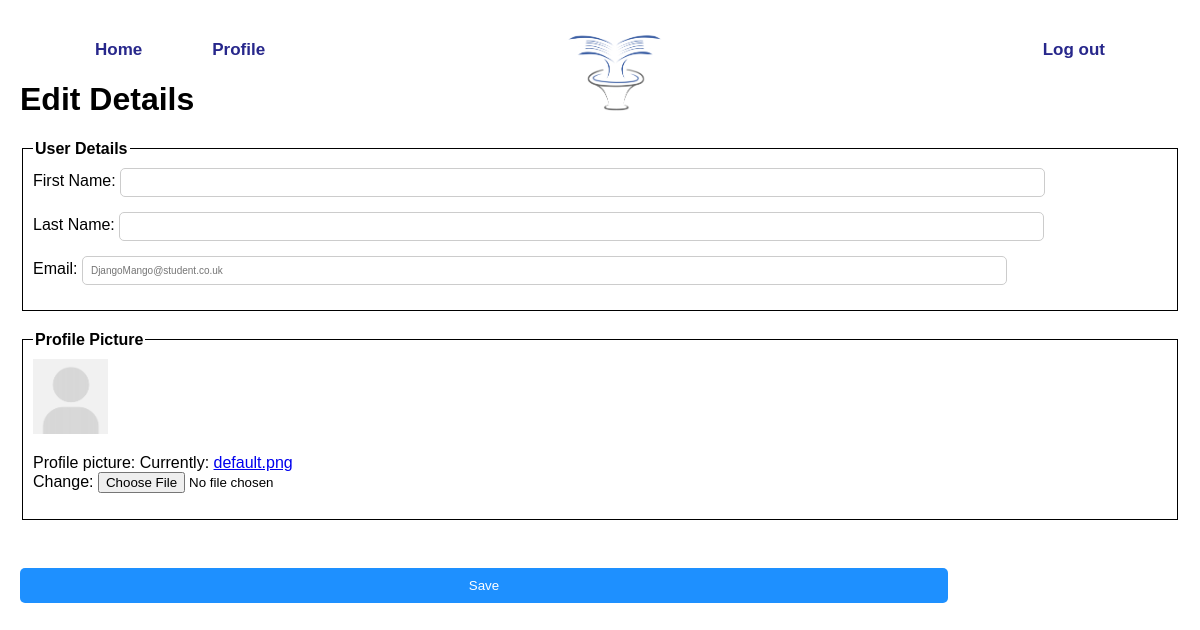
The page /settings/ (signed in) on the database its author committed.
### userProfile/models.py (models this page shows, shortened)
class Profile(models.Model):
    user = models.OneToOneField(User, on_delete=models.CASCADE)
    first_name = models.CharField(max_length=255)
    last_name = models.CharField(max_length=255)
    user_email = models.CharField(max_length=255)
    user_type = models.CharField(max_length=255)
    profile_picture = models.ImageField(upload_to='media', default='default.png')

### userProfile/views.py (the view, shortened to what this page needs)
# urls.py: path("settings/", views.settingsPage, name="user settings"), #<- profile settings
@login_required(login_url="")
def settingsPage(request) :
    current_user = request.user
    user = Profile.objects.get(user = current_user)
    form = ProfilePicture(instance=user)
    context = {"form" : form, "user" : user}
    return render(request, "settings.html", context)

### userProfile/forms.py
class ProfilePicture(ModelForm):
    class Meta:
        model = Profile
        fields = ('profile_picture',)

### groupproject/templates/settings.html (shortened to what this page needs)
<!DOCTYPE html>
<html lang="en">
<head>
    {% load static %}
    <link rel="stylesheet" type = "text/css" href="{%static 'settings.css' %}">
</head>
<body class = "settings-design">
    <header>
    <div class = "logo">
      <img src="{% static 'logo.png' %}"  alt="Logo" class="logo-img">
   </div>
    <div class = "inner-main-nav">
      <ul>
        <li><a href="#">Home </a></li>
        <li><a href="{% url 'profile' %}">Profile </a></li>
        <li><a href="#">Log out </a></li>
      </ul>
    </div>
    </header>
    <h1>Edit Details</h1>
    <fieldset>
    <legend>User Details</legend>
        <form method="POST" name="change-user-details" action="" enctype="multipart/form-data">
        First Name:
        <input type="text" class = "text-input" name="f_name" placeholder="{{user.first_name}}">
        <br>
        Last Name:
        <input type="text" class = "text-input" name="l_name" placeholder="{{user.last_name}}">
        <br>
        Email:
        <input type="text" class = "text-input" name="email" placeholder="{{user.user.email}}">
        <br>
        </fieldset>
        <fieldset>
        <legend> Profile Picture </legend>
          <img src="{{ user.profile_picture.url }}" alt="Current profile picture" width="75" height="75">
         {{form.as_p}}
         </fieldset>
        <br>
        <input type ="submit" value="Save">
        <br>
    <br>
</body>
</html>

### groupproject/static/settings.css (style rules this page uses)
.settings-design { font-family: Arial, sans-serif; background-color: white; padding: 20px; }
fieldset { font-family: Arial, sans-serif; margin-bottom: 20px; border: 1px solid black; padding: 10px; }
legend { font-weight: bold; }
.text-input, .password-input, .file-input { border: 1px solid #ccc; width: 80%; padding: 8px; border-radius: 5px; font-size: 10px; margin-right: 20px; margin-bottom: 15px }
input[type="submit"], .exit-button, .custom-file-input-label { width: 80%; background-color: #1e90ff; color: white; padding: 10px 20px; border: none; border-radius: 5px; cursor: pointer; margin-top: 10px; display: inline-block; }

### groupproject/templates/settings.html (style rules this page uses)
body { font-family: Arial, sans-serif; margin: 0; padding: 0; background-color: #fafafa; }
.inner-main-nav { max-width: 1170px; margin: auto; padding: -10px 20px; }
.inner-main-nav ul { text-align: right; margin: 0; padding: 20px 40px; }
.inner-main-nav ul li { float: none; display: inline-block; }
.inner-main-nav ul li:nth-child(1), .inner-main-nav ul li:nth-child(2), .inner-main-nav ul li:nth-child(3) { float: left; }
.inner-main-nav ul li:last-child { float: right; }
.inner-main-nav ul li a { margin: -10px 35px; font-family: Arial, Helvetica, sans-serif; font-weight: bold; color: #27278b; text-decoration: none; font-size: 17px; }
.logo { width: 70px; height: 50px; position: absolute; left: 50%; transform: translateX(-50%); top: -5px; }
.logo-img { width: 100px; height: 100px; }

### rows shown on the page
Profile: email "DjangoMango@student.co.uk", profile_picture (placeholder picture)
